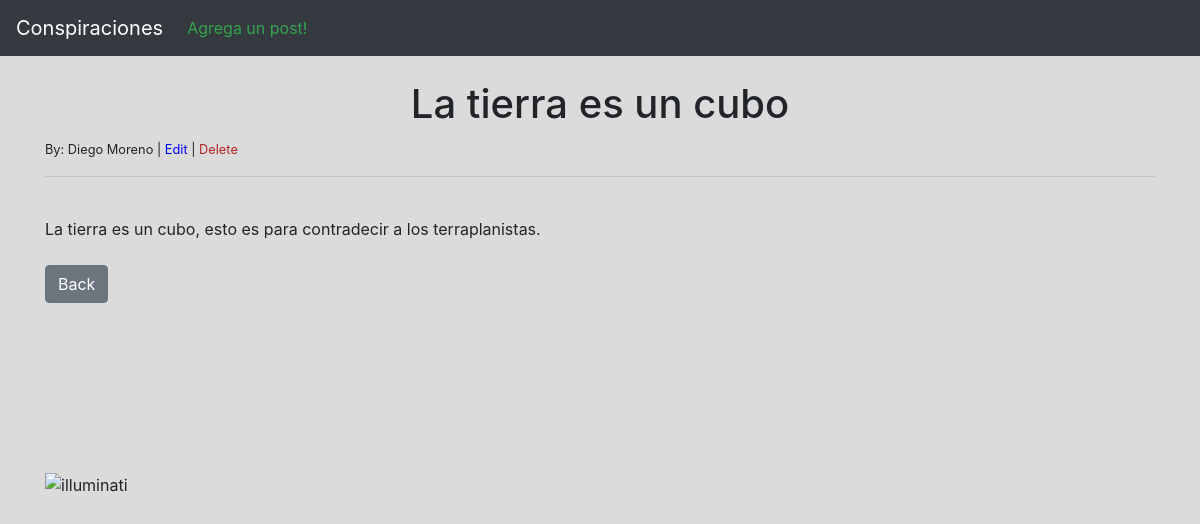
The app's page /article/1 with its own data.
### theblog/models.py (models this page shows, shortened)
class Post(models.Model):
    title = models.CharField(max_length = 255)
    title_tag = models.CharField(max_length = 255)
    author = models.ForeignKey(
        User,
        on_delete = models.CASCADE
    )
    body = models.TextField()

### theblog/views.py (the view)
# urls.py: path('article/<int:pk>', ArticleDetailView.as_view(), name = "article-detail"),
class ArticleDetailView(DetailView):
    model = Post
    template_name = 'article_details.html'

### theblog/templates/article_details.html (shortened to what this page needs)
{% extends 'base.html' %}
{% block content %}
<h1><center>{{ post.title }}</center></h1>
<small>By: {{ post.author.first_name }}
           {{ post.author.last_name }}
         | <a href = "{% url 'update_post' post.pk %}", style="color:blue">Edit</a>
         | <a href = "{% url 'delete_post' post.pk %}", style="color:rgb(176, 36, 36)">Delete</a></small> <br/>
<hr>
<br/>
{{ post.body }}
<br/><br/>
<a href = "{% url 'home' %}" class = "btn btn-secondary">Back</a>
<br/><br/>
<br/><br/>
<br/><br/>
<br/><br/>
<img src="https://www.eltiempo.com/files/image_640_428/uploads/2021/12/01/61a80a83351b7.jpeg"
alt="illuminati"
style width="200px">
{% endblock %}

### theblog/templates/article_details.html (style rules this page uses)
body { background-color: rgba(0, 0, 0, 0.142); }

### records on screen
Post: title "La tierra es un cubo", author.first_name "Diego", author.last_name "Moreno", body "La tierra es un cubo, esto es para contradecir a los terraplanistas."
